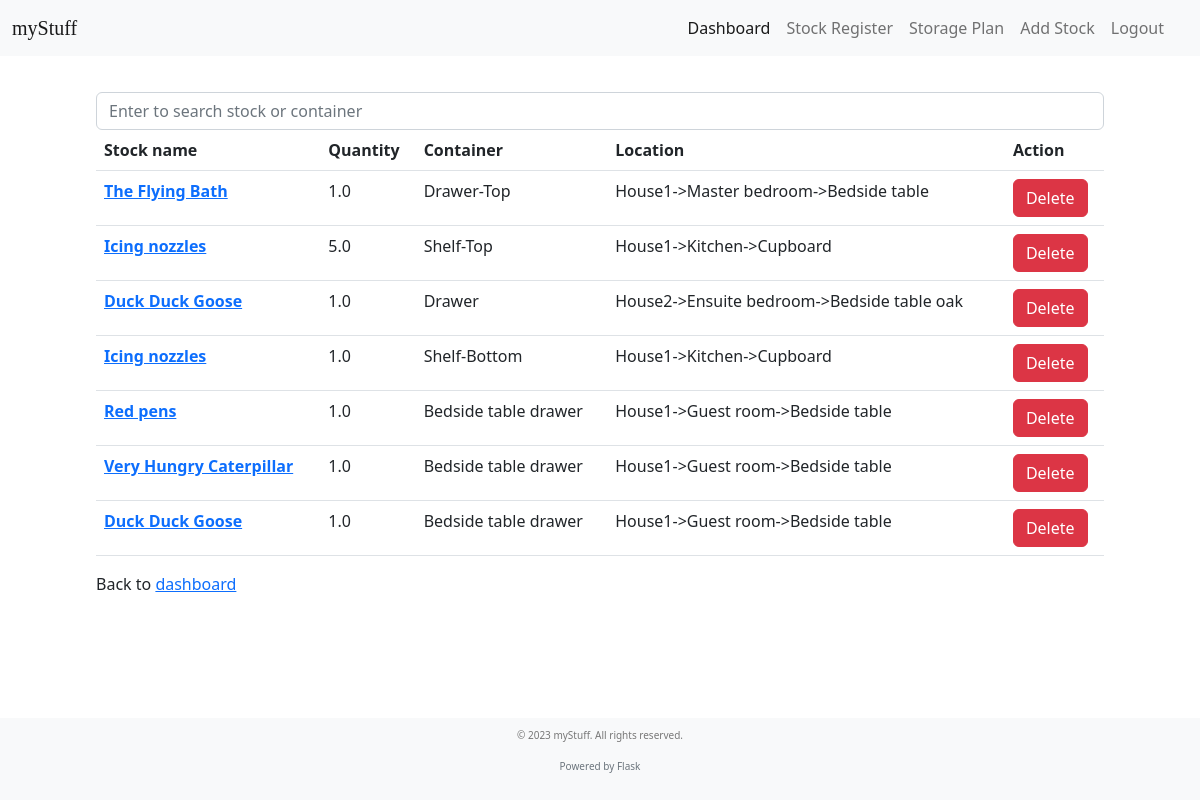
Page /view_stock (signed in) on the committed database.
### tables this page shows
CREATE TABLE stock(stock_id INTEGER PRIMARY KEY AUTOINCREMENT, stock_name TEXT NOT NULL, category_id INTEGER NOT NULL, note TEXT, user_id INTEGER REFERENCES user(id), FOREIGN KEY(category_id) REFERENCES category(category_id));

CREATE TABLE stock_container (
  stock_container_id INTEGER PRIMARY KEY AUTOINCREMENT,
  stock_id INTEGER NOT NULL,
  container_id INTEGER NOT NULL, quantity FLOAT NOT NULL,
  FOREIGN KEY (stock_id) REFERENCES stock (stock_id),
  FOREIGN KEY (container_id) REFERENCES container (container_id)
);

CREATE TABLE container (container_id INTEGER PRIMARY KEY AUTOINCREMENT,furniture_id INTEGER, container_name TEXT NOT NULL, is_unassigned INTEGER DEFAULT 0, FOREIGN KEY (furniture_id) REFERENCES furniture (furniture_id));

CREATE TABLE house (house_id INTEGER PRIMARY KEY AUTOINCREMENT, house_name TEXT NOT NULL, user_id INTEGER REFERENCES user(id));

CREATE TABLE room (room_id INTEGER PRIMARY KEY AUTOINCREMENT, room_name TEXT NOT NULL, house_id INTEGER, FOREIGN KEY (house_id) REFERENCES house (house_id));

CREATE TABLE furniture (furniture_id INTEGER PRIMARY KEY AUTOINCREMENT, furniture_name TEXT NOT NULL, room_id INTEGER, FOREIGN KEY (room_id) REFERENCES room (room_id));

### app.py (the view)
@app.route("/view_stock")
@login_required
def view_stock():
    db = get_db_connection()
    stocks = db.execute(
        "SELECT stock_container.stock_container_id, stock.stock_id,stock.stock_name,container.container_id, container.container_name, stock_container.quantity, furniture.furniture_name, room.room_name, house.house_name FROM stock_container LEFT JOIN stock ON stock.stock_id=stock_container.stock_id LEFT JOIN container ON container.container_id=stock_container.container_id LEFT JOIN furniture on furniture.furniture_id=container.furniture_id LEFT JOIN room on room.room_id=furniture.room_id LEFT JOIN house on house.house_id=room.house_id WHERE stock.user_id=?",
        [current_user.id],
    )
    stocks_dict = {}
    for stock in stocks:
        (
            stock_container_id,
            stock_id,
            stock_name,
            container_id,
            container_name,
            quantity,
            furniture_name,
            room_name,
            house_name,
        ) = stock
        if stock_container_id not in stocks_dict:
            stocks_dict[stock_container_id] = {
                "stock_id": stock_id,
                "stock_name": stock_name,
                "container_id": container_id,
                "container_name": container_name,
                "quantity": quantity,
                "furniture_name": furniture_name,
                "room_name": room_name,
                "house_name": house_name,
            }
    return render_template("view_stock.html", stocks=stocks_dict)

### app.py (called while the page is built)
@login_manager.user_loader
def load_user(user_id):
    conn = sqlite3.connect("myStuff.db")
    c = conn.cursor()
    c.execute("SELECT * FROM user WHERE id=?", [user_id])
    user = c.fetchone()
    if user:
        return User(user[0], user[1])
    else:
        return None

def get_db_connection():
    conn = sqlite3.connect("myStuff.db")
    conn.row_factory = sqlite3.Row
    return conn

### templates/view_stock.html (shortened to what this page needs)
{% extends 'layout.html' %}
{% block content %}
<div id='searchbar'>
    <input class="form-control me-2" autocomplete='off' autofocus placeholder='Enter to search stock or container'
        aria-label="Search" type='text'>
</div>
<div>
    <table class="table">
        <thead>
            <tr>
                <th scope="col">Stock name</th>
                <th scope="col">Quantity</th>
                <th scope="col">Container</th>
                <th scope="col">Location</th>
                <th scope="col">Action</th>
            </tr>
        </thead>
        <tbody>
            {% for stock_container_id, stock in stocks.items() %}
            <tr>
                <th scope="row"><a href='/stock_info/{{stock["stock_id"]}}'>{{stock["stock_name"]}}</a>
                </th>
                <td>{{stock["quantity"]}}</td>
                <td>{{stock["container_name"]}}</td>
                <td>{{stock["house_name"]}}->{{stock["room_name"]}}->{{stock["furniture_name"]}}
                </td>
                <td>
                    <form id='deleteStock' method="POST" action="/delete_stock/{{ stock_container_id }}">
                        <button type="submit" class="btn btn-danger"
                            onclick="confirmDeletion()">Delete</button>
                    </form>
                </td>
            </tr>
            {% endfor%}
        </tbody>
    </table>
</div>
<div>
    <p>Back to <a href=' /dashboard'>dashboard</a></p>
</div>
{% endblock %}

### templates/layout.html (style rules this page uses)
html, body { height: 100%; background-image: url("../static/background.png"); background-repeat: repeat-y; background-size: cover; }
body { display: flex; flex-direction: column; }

### rows in the picture
stock: stock_name "The Flying Bath"
stock_container: quantity "1.0"
container: container_name "Drawer-Top"
house: house_name "House1" "House1" "House1" "House1" "House1" "House1"
room: room_name "Master bedroom"
furniture: furniture_name "Bedside table"
stock: stock_name "Icing nozzles" "Icing nozzles"
stock_container: quantity "5.0"
container: container_name "Shelf-Top"
room: room_name "Kitchen" "Kitchen"
furniture: furniture_name "Cupboard" "Cupboard"
stock: stock_name "Duck Duck Goose" "Duck Duck Goose"
stock_container: quantity "1.0"
container: container_name "Drawer"
house: house_name "House2"
room: room_name "Ensuite bedroom"
furniture: furniture_name "Bedside table oak"
stock_container: quantity "1.0"
container: container_name "Shelf-Bottom"
stock: stock_name "Red pens"
stock_container: quantity "1.0"
container: container_name "Bedside table drawer" "Bedside table drawer" "Bedside table drawer"
room: room_name "Guest room" "Guest room" "Guest room"
furniture: furniture_name "Bedside table" "Bedside table" "Bedside table"
stock: stock_name "Very Hungry Caterpillar"
stock_container: quantity "1.0"
stock_container: quantity "1.0"
